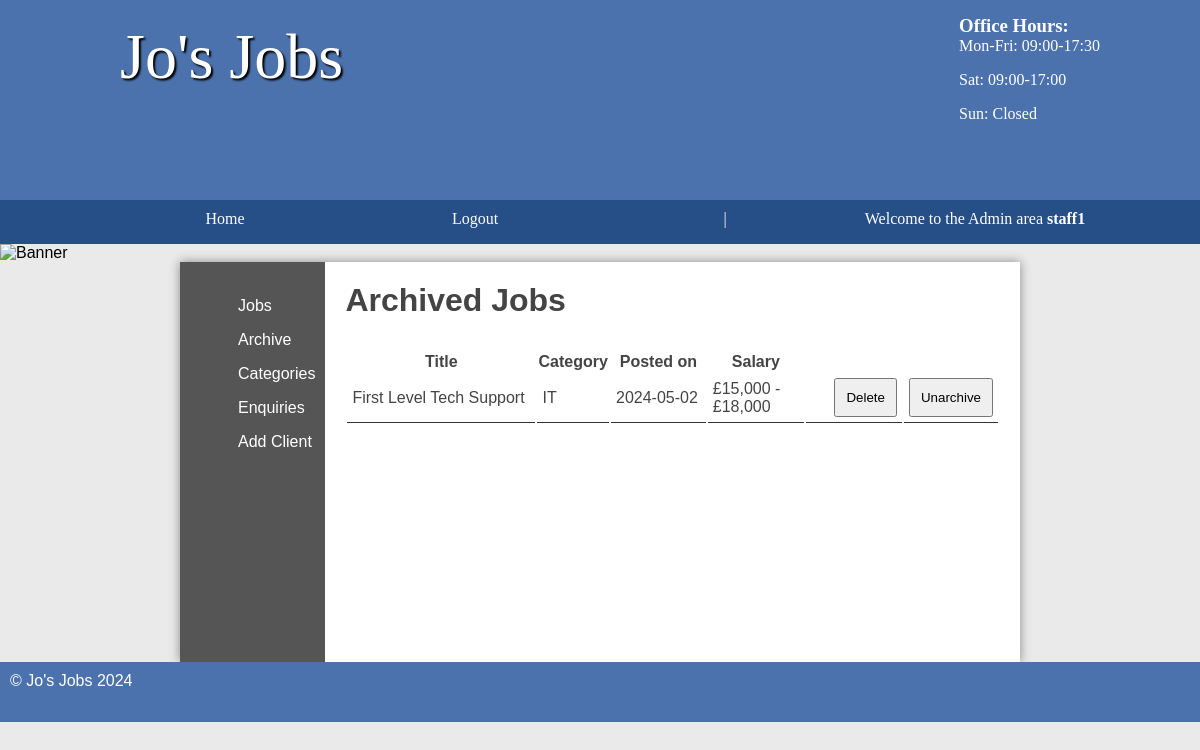
/admin/archivedJobs.php (signed in), run on the app's committed database.
### tables this page shows
CREATE TABLE `jobs` (
  `id` int(11) NOT NULL AUTO_INCREMENT,
  `title` varchar(45) DEFAULT NULL,
  `description` longblob DEFAULT NULL,
  `salary` varchar(45) DEFAULT NULL,
  `postedDate` date DEFAULT NULL,
  `closingDate` date DEFAULT NULL,
  `categoryId` int(11) DEFAULT NULL,
  `clientId` int(11) DEFAULT NULL,
  `location` varchar(255) DEFAULT NULL,
  `isArchive` char(1) NOT NULL DEFAULT 'N',
  PRIMARY KEY (`id`)
);

CREATE TABLE `categories` (
  `id` int(11) NOT NULL AUTO_INCREMENT,
  `name` varchar(45) DEFAULT NULL,
  PRIMARY KEY (`id`)
);

### public/controllers/JobsController.php (called while the page is built, shortened)
<?php
require_once('../dbConnection.php');
class JobsController {
    private $Conn;
    public function __construct() {
        global $Connection;
        $this->Conn = $Connection;
    }
    public function showArchivedJobs(){
        $sql = 'SELECT j.*,c.name FROM jobs j INNER JOIN categories c ON j.categoryId = c.id WHERE j.isArchive = "Y" AND j.closingDate > NOW() ORDER BY j.postedDate DESC';
        $stmt = $this->Conn->prepare($sql);
        $stmt->execute();
        return $stmt->fetchAll(PDO::FETCH_ASSOC);
    }
}

### public/admin/archivedJobs.php (the view, shortened to what this page needs)
<?php
require('../controllers/JobsController.php');
$jobsController = new JobsController();
$output = '';
if($_SESSION['role'] == 'admin' || $_SESSION['role'] == 'staff'){
	$output .= '
		<section class="right">
		<h2>Archived Jobs</h2>
		<table>
		<thead>
		<tr>
		<th>Title</th>
		<th>Category</th>
		<th>Posted on</th>
		<th style="width: 15%">Salary</th>
		<th style="width: 15%">&nbsp;</th>
		<th style="width: 5%">&nbsp;</th>
		</tr>
	';
	$jobs = $jobsController->showArchivedJobs();
	foreach($jobs as $job){
		$output .= '
			<tr>
			<td>' .$job['title']. '</td>
			<td>' .$job['name']. '</td>
			<td>' .$job['postedDate']. '</td>
			<td>' .$job['salary']. '</td>
			<td><form action="./archivedJobs.php" method="POST">
            <input type="hidden" name="id" value="' . $job['id'] . '" />
			<input type="submit" name="delete-submit" value="Delete" /></form>
			</td>
			<td><form action="./archivedJobs.php" method="POST">
            <input type="hidden" name="id" value="' . $job['id'] . '" />
			<input type="submit" name="unarchive-submit" value="Unarchive" /></form>
			</td>
		';
	}
	$output .= '
		</thead>
		</table>
	';
} else{
	$output .= '
		<p>You don\'t have access to this page.</p>
	';
}
require('../templates/admin.html.php');

### public/styles.css (style rules this page uses)
* { margin: 0; padding: 0; }
html { font-family: 'Oxygen-Regular', verdana, sans-serif; }
body { background-color: #eaeaea; }
main h2 { font-size:2em; }
p, li, h2 { margin-bottom: 1em; }
form select, form label, form input, form textarea { float: left; width: 200px; padding: 10px; margin-top: 20px; }
input[type="submit"] { clear: both; margin-left: 220px; width: 220px; }
table { width: 100%; margin-top: 20px; }
td { padding: 5px; border-bottom: 1px solid #333; }
.stock .products, .sidebar .right { display: table-cell; padding: 20px; }
table td input[type="submit"] { margin: 0; float: right; width: auto; padding: auto; }
.right { padding: 20px; }

### data on the page
jobs: title "First Level Tech Support", categoryId.name "IT", postedDate "2024-05-02", salary "£15,000 - £18,000"

### other printed values
$user "staff1"
